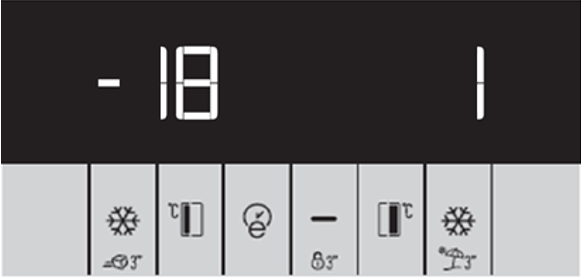
#> input picture assets/f1_display.PNG, 581 x 277 px, found by its file name
$ python invariant.py
#> lines starting #> are read from the running program, lines starting #| are printed output that depends on the picture; long printed decimals are rounded
import cv2
import matplotlib.pyplot as plt
import numpy as np
import os
import cmath

# in this file there are a lot of fft, correlation etc, it also does not work so :(
"""uploading images"""
model_img_dir = os.path.abspath(os.path.join(os.getcwd(), "..", "icon_recog", "images", "f1_display.PNG")).replace('\\', '/')
snowflake_img_dir = os.path.abspath(os.path.join(os.getcwd(), "..", "icon_recog", "images", "buttons","snow_flake.png")).replace('\\', '/')
seven_segment_dir = os.path.abspath(os.path.join(os.getcwd(), "..", "icon_recog", "images", "seven_segment.PNG")).replace('\\', '/')
model = cv2.imread(model_img_dir)
#> model is the input picture: shape (277, 581, 3); mean B, G, R 104.8, 103.4, 105.4

snowflake = cv2.imread(snowflake_img_dir)
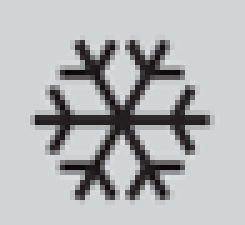
#> input picture images/snow_flake.png, 49 x 45 px, found by its file name (shown 5 times larger)
#> snowflake is the input picture: shape (45, 49, 3); mean B, G, R 182.5, 180.6, 180.4
model_cp = cv2.cvtColor(model, cv2.COLOR_BGR2GRAY)
snowflake_cp = cv2.cvtColor(snowflake, cv2.COLOR_BGR2GRAY)

scale_percent = 1.2  # percent of original size

width = int(snowflake_cp.shape[1] * scale_percent)
#> width = 58
height = int(snowflake_cp.shape[0] * scale_percent)
#> height = 54
dim = (width, height)
#> dim = (58, 54)
M = cv2.getRotationMatrix2D((width/2, height/2), 5, 1.0)
rotated = cv2.warpAffine(snowflake_cp, M, (width, height))
cv2.imshow("Rotated by 20 Degrees", rotated)
snowflake_cp = cv2.resize(snowflake_cp, dim, interpolation=cv2.INTER_AREA)
#> snowflake_cp: shape (54, 58)

cv2.imshow("sf", snowflake)
cv2.imshow("m", model_cp)
cv2.waitKey(0)

rows, cols, channels = model.shape
#> rows = 277; cols = 581; channels = 3
f1 = np.fft.fft2(model_cp, (cols+50, cols+50))
f2 = np.fft.fft2(rotated, (cols+50, cols+50))

f2=np.fft.fftshift(f2)
f1=np.fft.fftshift(f1)

mag1, p1 = cv2.cartToPolar(np.real(f1), np.imag(f1))
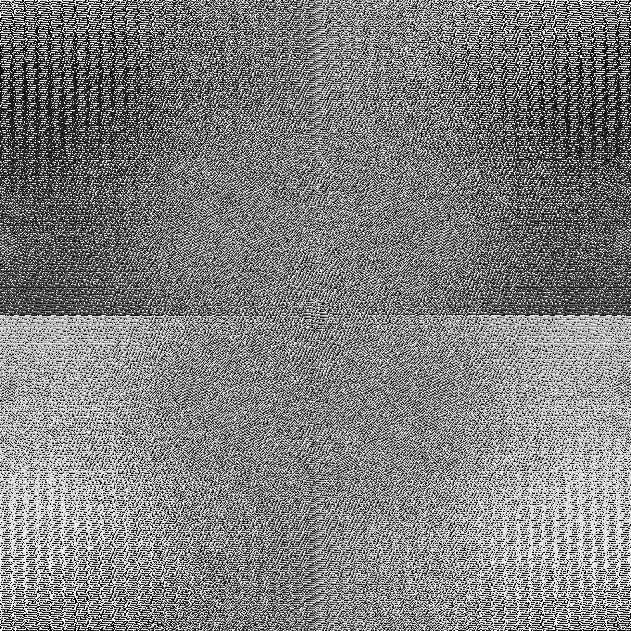
#> p1: shape (631, 631) float64; min 1.74e-05, max 6.28, mean 3.14; drawn with min black and max white
mag2, p2 = cv2.cartToPolar(np.real(f2), np.imag(f2))
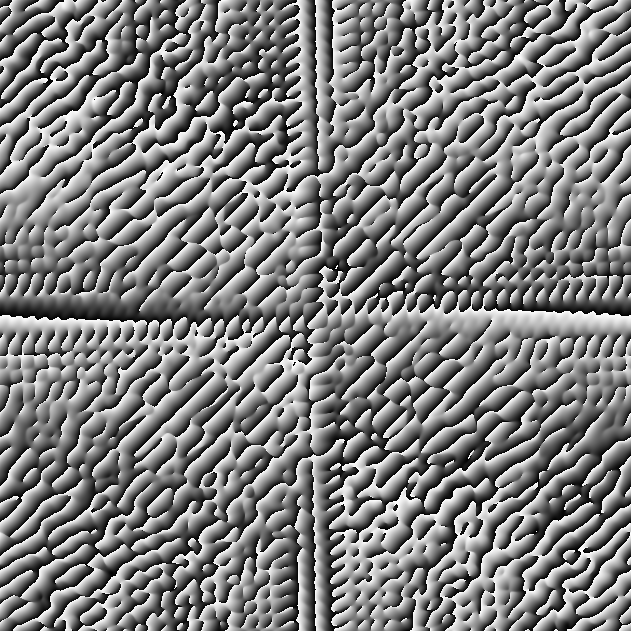
#> p2: shape (631, 631) float64; min 6.54e-17, max 6.28, mean 3.14; drawn with min black and max white

cv2.imshow("m1", mag1*255/np.max(mag1))
cv2.imshow("m2", mag2*255/np.max(mag1))
cv2.waitKey(0)
#High-pass Gaussian filter
(P, Q) = mag1.shape
#> P = 631; Q = 631
H = np.zeros((P, Q))
D0 = 40
for u in range(P):
    for v in range(Q):
        H[u, v] = 1.0 - np.exp(- ((u - P / 2.0) ** 2 + (v - Q / 2.0) ** 2) / (2 * (D0 ** 2)))
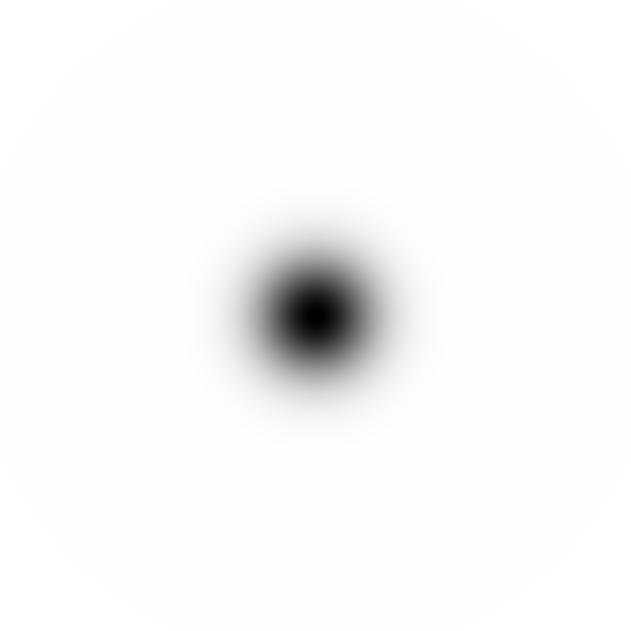
#> H: shape (631, 631) float64; min 0.000156, max 1, mean 0.975
k1 = 0.5; k2 = 0.75
HFEfilt = k1 + k2 * H  # Apply High-frequency emphasis

f1_hp = HFEfilt*mag1
f2_hp = HFEfilt*mag2
cv2.normalize(f1_hp, f1_hp, 0, 1, cv2.NORM_MINMAX)
cv2.normalize(f2_hp, f2_hp, 0, 1, cv2.NORM_MINMAX)

cv2.imshow("hp f", np.real(f1_hp))
cv2.imshow("hp f2", np.real(f2_hp))
cv2.imshow("model f", np.abs(f1)/np.max(np.abs(f1)))
cv2.imshow("snow f", np.abs(f2)/np.max(np.abs(f2)))

cv2.waitKey(0)

value1 = np.sqrt(((f1.shape[0]/2.0)**2.0)+((f1.shape[1]/2.0)**2.0))
#> value1 = 446.2
value2 = np.sqrt(((f2.shape[0]/2.0)**2.0)+((f2.shape[1]/2.0)**2.0))
#> value2 = 446.2

log_f1 = cv2.warpPolar(np.real(f1_hp),(f1.shape[0], f1.shape[1]), (f1.shape[0]/2, f1.shape[1]/2), value1,cv2.INTER_LINEAR + cv2.WARP_FILL_OUTLIERS+ cv2.WARP_POLAR_LOG)
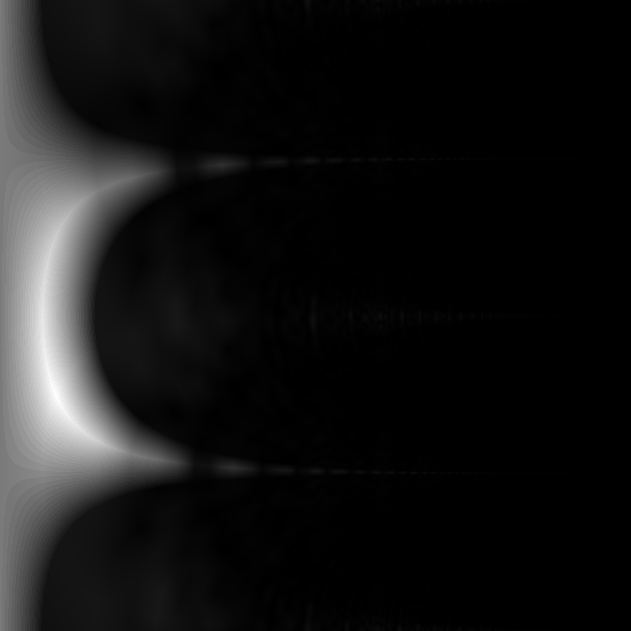
#> log_f1: shape (631, 631) float64; min 0, max 1, mean 0.083
log_f2 = cv2.warpPolar(np.real(f2_hp),(f2.shape[0], f2.shape[1]), (f2.shape[0]/2, f2.shape[1]/2), value2,cv2.INTER_LINEAR + cv2.WARP_FILL_OUTLIERS+ cv2.WARP_POLAR_LOG)
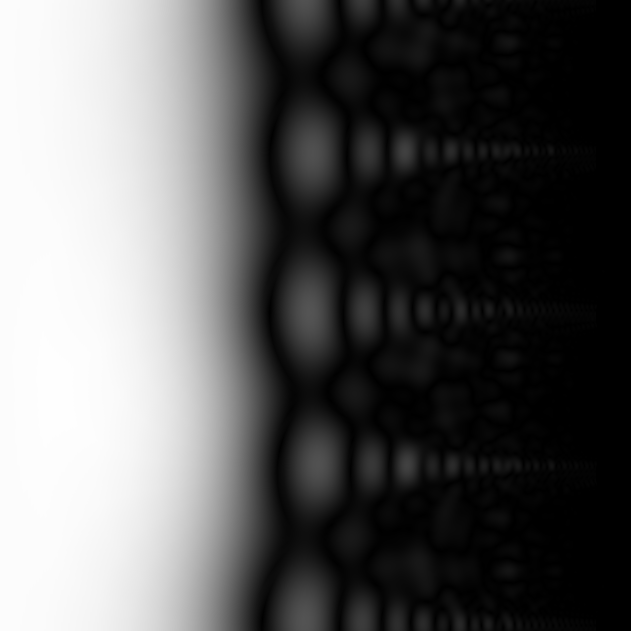
#> log_f2: shape (631, 631) float64; min 0, max 1, mean 0.369

rotation_and_scale = cv2.phaseCorrelate(log_f2, log_f1)
#> rotation_and_scale = ((-0.0469, 0.00793), 0.561)
print(-rotation_and_scale[0][1]/log_f1.shape[1]*180)
#| -0.002261
print("\n",np.exp((rotation_and_scale[0][0])))
#|  0.9542
cv2.imshow("mod", log_f1)
cv2.imshow("snow", log_f2)
cv2.waitKey(0)

fft_log1=np.fft.fft2(log_f1)
fft_log2=np.fft.fft2(log_f2)
res=fft_log1*np.conj(fft_log2)

res_inv=np.fft.ifft2(res)
cv2.imshow("res", np.abs(res))
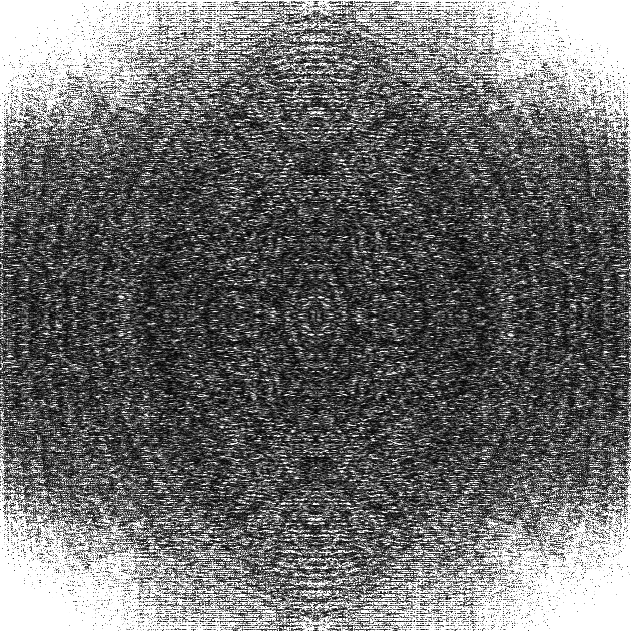
#> window 'res': shape (631, 631); min 0, max 255, mean 110.9
cv2.imshow("res inv", np.abs(res_inv))
cv2.waitKey(0)
min_val, max_val, min_loc, max_loc = cv2.minMaxLoc(np.abs(res_inv))
#> min_val = 2005.1; max_val = 31251.6; min_loc = (252, 246); max_loc = (0, 0)
print(max_loc)
#| (0, 0)
"""
# [4 lines of commented-out code are left out]
cv2.imshow("res",np.abs(res))
cv2.imshow("res shift",np.abs(np.fft.fftshift(res)))
cv2.imshow("res i", np.abs(res_inv)/np.max(np.abs(res_inv)))

cv2.waitKey(0)
min_val, max_val, min_loc, max_loc = cv2.minMaxLoc(np.abs(res_inv))
print((max_loc[1])/res_inv.shape[1]*360,",",np.exp(max_loc[0]/res_inv.shape[0]))"""
"""
print(np.exp(max_loc[1]/log_f1.shape[1]))"""
